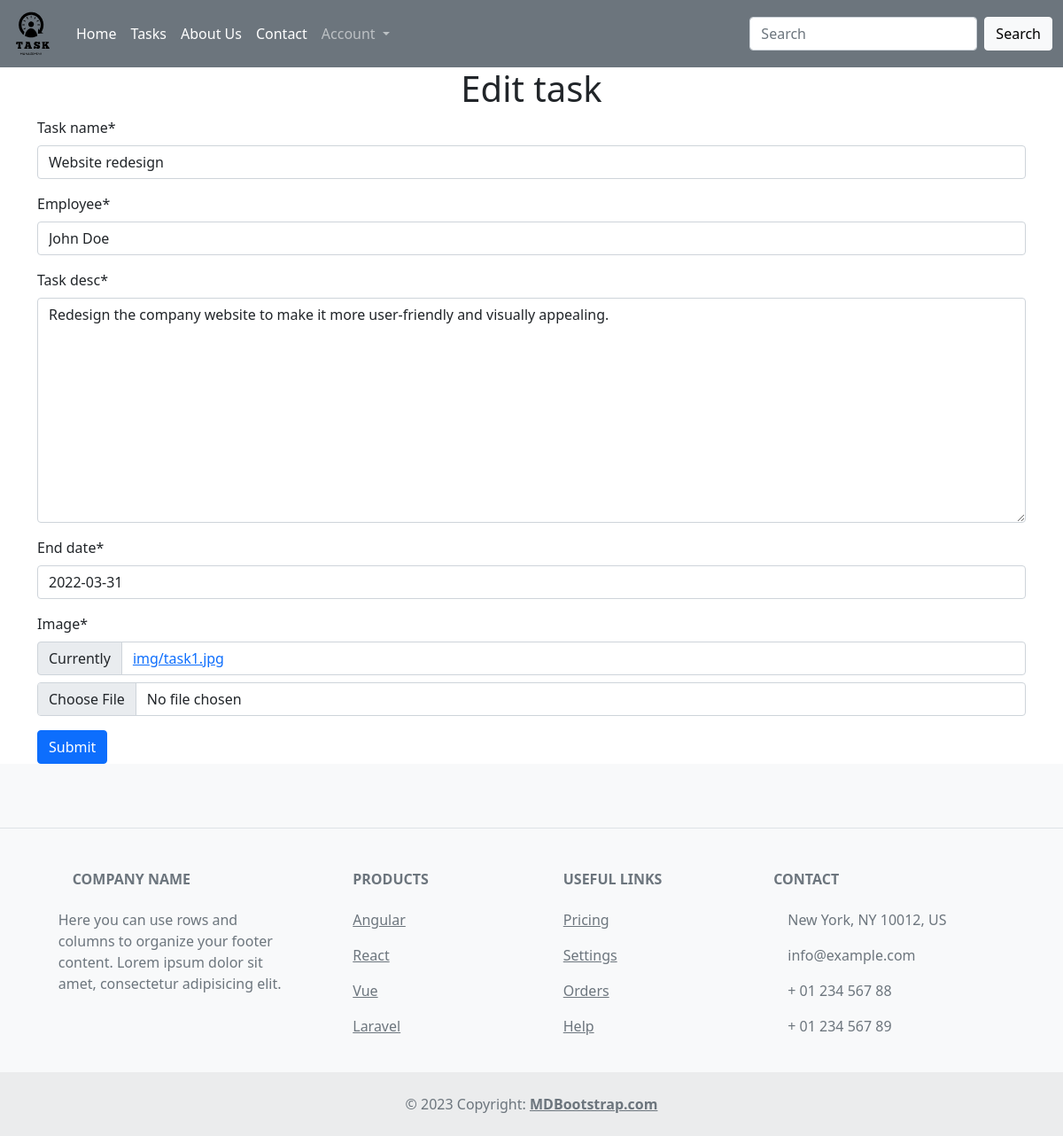
Page /edit/1/ on the committed database.
### home/models.py (models this page shows, shortened)
class Task(models.Model):
    task_name = models.CharField(max_length=100)
    employee = models.CharField(max_length=100)
    task_desc = models.TextField()
    start_date = models.DateField(auto_now=True)
    end_date = models.DateField()
    image = models.ImageField(upload_to='img/', blank=False)

### home/views.py (the view)
# urls.py: path('edit/<int:task_id>/', views.edit_task, name="edit_task"),
def edit_task(request, task_id):
    tasks = Task.objects.get(id = task_id)
    if request.method == "POST":
        form = TaskForm(instance=tasks)
        form = TaskForm(request.POST, request.FILES, instance=tasks)
        if form.is_valid():
            form.save()
            return redirect('task')
    else:
        form = TaskForm(instance=tasks)
    return render(request, 'task/edit_task.html', {'form':form})

### home/forms.py
class TaskForm(forms.ModelForm):
    class Meta:
        model = Task
        fields = '__all__'

### templates/task/edit_task.html (shortened to what this page needs)
{% extends 'inc/nav.html' %}
{% load static %}
{% load crispy_forms_tags %}
{% block content %}
<h1 class="text-center">Edit task</h1>
<div class="container">
    <form action="" method="POST" enctype="multipart/form-data">
        {{form|crispy}}
        <button type="submit" class="btn btn-primary">Submit</button>
</div>
{% endblock content %}

### rows in the picture
Task: task_name "Website redesign", employee "John Doe", task_desc "Redesign the company website to make it more user-friendly and visually appealing.", end_date "2022-03-31"
